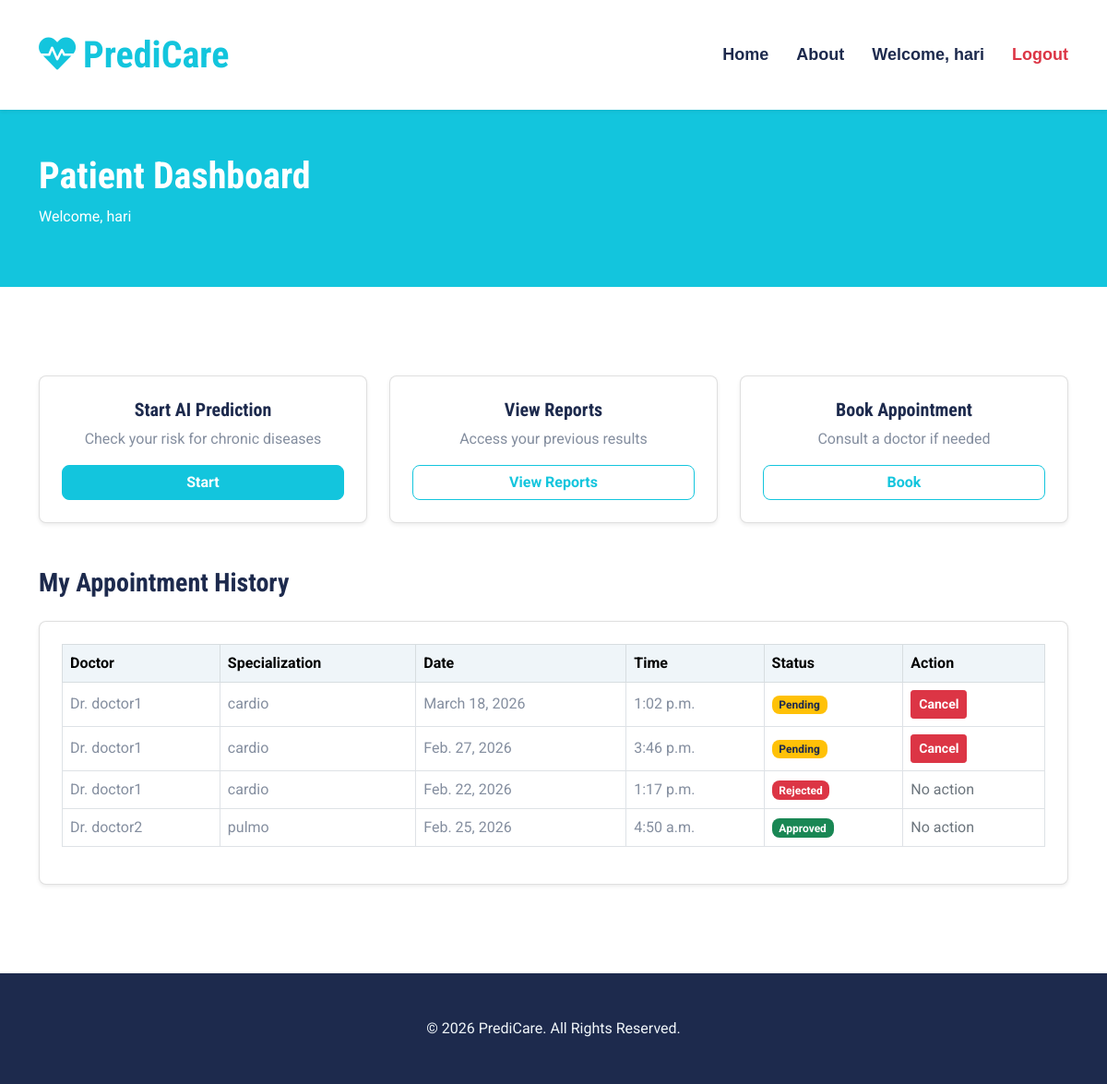
Page /user-home/ (signed in) on the committed database.
### core/models.py (models this page shows, shortened)
class Booking(models.Model):
    STATUS_CHOICES = (
        ('pending', 'Pending'),
        ('approved', 'Approved'),
        ('rejected', 'Rejected'),
    )
    patient = models.ForeignKey(User, on_delete=models.CASCADE, related_name="patient_bookings")
    doctor = models.ForeignKey(User, on_delete=models.CASCADE, related_name="doctor_bookings")
    specialization = models.CharField(max_length=50)
    date = models.DateField()
    time = models.TimeField()
    reason = models.TextField()
    status = models.CharField(max_length=20, choices=STATUS_CHOICES, default='pending')
    created_at = models.DateTimeField(auto_now_add=True)

### core/views.py (the view)
# urls.py: path('user-home/', views.user_home, name='user_home'),
@login_required
def user_home(request):
    bookings = Booking.objects.filter(patient=request.user).order_by('-created_at')
    return render(request, 'core/userhome.html', {
        'bookings': bookings
    })

### core/templates/core/userhome.html (shortened to what this page needs)
{% extends 'core/base.html' %}
{% block content %}
<div class="container-fluid bg-primary py-5 mb-5">
    <div class="container">
        <h1 class="text-white">Patient Dashboard</h1>
        <p class="text-white">Welcome, {{ request.user.first_name }}</p>
    </div>
</div>
<div class="container py-5">
    <div class="row g-4">
        <div class="col-md-4">
    <div class="card shadow-sm p-4 text-center h-100">
        <h5>Start AI Prediction</h5>
        <p>Check your risk for chronic diseases</p>
        <a href="{% url 'prediction_hub' %}" class="btn btn-primary">
            Start
        </a>
    </div>
</div>
        <div class="col-md-4">
            <div class="card shadow-sm p-4 text-center h-100">
                <h5>View Reports</h5>
                <p>Access your previous results</p>
                <a href="{% url 'view_reports' %}" class="btn btn-outline-primary">
    View Reports
</a>
            </div>
        </div>
        <div class="col-md-4">
            <div class="card shadow-sm p-4 text-center h-100">
                <h5>Book Appointment</h5>
                <p>Consult a doctor if needed</p>
                <a href="{% url 'book_appointment' %}" class="btn btn-outline-primary">
                    Book
                </a>
            </div>
        </div>
    </div>
</div>
<div class="container pb-5">
    <h3 class="mb-4">My Appointment History</h3>
    <div class="card shadow-sm p-4">
        <div class="table-responsive">
            <table class="table table-bordered align-middle">
                <thead class="table-light">
                    <tr>
                        <th>Doctor</th>
                        <th>Specialization</th>
                        <th>Date</th>
                        <th>Time</th>
                        <th>Status</th>
                        <th>Action</th>
                    </tr>
                </thead>
                <tbody>
                    {% for booking in bookings %}
                    <tr>
                        <td>Dr. {{ booking.doctor.first_name }}</td>
                        <td>{{ booking.specialization }}</td>
                        <td>{{ booking.date }}</td>
                        <td>{{ booking.time }}</td>
                        <td>
                            {% if booking.status == 'pending' %}
                                <span class="badge bg-warning text-dark">
                                    Pending
                                </span>
                            {% elif booking.status == 'approved' %}
                                <span class="badge bg-success">
                                    Approved
                                </span>
                            {% else %}
                                <span class="badge bg-danger">
                                    Rejected
                                </span>
                            {% endif %}
                        </td>
                        <td>
                            {% if booking.status == 'pending' %}
                                <a href="{% url 'cancel_booking' booking.id %}"
                                   class="btn btn-danger btn-sm">
                                    Cancel
                                </a>
                            {% else %}
                                <span class="text-muted">No action</span>
                            {% endif %}
                        </td>
                    </tr>
                    {% empty %}
                    <tr>
                        <td colspan="6" class="text-center text-muted">
                            No appointments booked yet.
                        </td>
                    </tr>
                    {% endfor %}
                </tbody>
            </table>
        </div>
    </div>
</div>
{% endblock %}

### core/templates/core/base.html (shortened to what this page needs)
{% load static %}
<!DOCTYPE html>
<html lang="en">
<head>
    <link href="https://cdnjs.cloudflare.com/ajax/libs/font-awesome/5.15.0/css/all.min.css" rel="stylesheet">
    <link href="https://cdn.jsdelivr.net/npm/bootstrap-icons@1.4.1/font/bootstrap-icons.css" rel="stylesheet">
    <link href="{% static 'core/css/bootstrap.min.css' %}" rel="stylesheet">
    <link href="{% static 'core/css/style.css' %}" rel="stylesheet">
</head>
<body>
<div class="container-fluid sticky-top bg-white shadow-sm">
    <div class="container">
        <nav class="navbar navbar-expand-lg navbar-light py-3">
            {% if user.is_authenticated %}
                {% if user.is_superuser %}
                    <a href="{% url 'admin_home' %}" class="navbar-brand">
                {% elif user.profile.role == 'doctor' %}
                    <a href="{% url 'doctor_home' %}" class="navbar-brand">
                {% else %}
                    <a href="{% url 'user_home' %}" class="navbar-brand">
                {% endif %}
            {% else %}
                <a href="{% url 'home' %}" class="navbar-brand">
            {% endif %}
                <h1 class="m-0 text-primary">
                    <i class="fa fa-heartbeat me-2"></i>PrediCare
                </h1>
            </a>
            <div class="collapse navbar-collapse" id="navbarCollapse">
                <div class="navbar-nav ms-auto">
                    <a href="{% url 'home' %}" class="nav-item nav-link">Home</a>
                    <a href="#" class="nav-item nav-link">About</a>
                    {% if user.is_authenticated %}
                        {% if user.is_superuser %}
                            <a href="{% url 'admin_home' %}" class="nav-item nav-link">
                                Welcome, {{ user.first_name|default:user.username }}
                            </a>
                        {% elif user.profile.role == 'doctor' %}
                            <a href="{% url 'doctor_home' %}" class="nav-item nav-link">
                                Welcome Dr. {{ user.first_name|default:user.username }}
                            </a>
                        {% else %}
                            <a href="{% url 'user_home' %}" class="nav-item nav-link">
                                Welcome, {{ user.first_name|default:user.username }}
                            </a>
                        {% endif %}
                        <a href="{% url 'logout' %}" class="nav-item nav-link text-danger">
                            Logout
                        </a>
                    {% endif %}
                </div>
            </div>
        </nav>
    </div>
</div>
{% block content %}
{% endblock %}
<div class="container-fluid bg-dark text-light mt-5 py-5">
    <div class="container text-center">
        <p class="mb-0">&copy; 2026 PrediCare. All Rights Reserved.</p>
    </div>
</div>
</body>
</html>

### core/static/core/css/style.css (style rules this page uses)
:root { --primary: #13C5DD; --secondary: #354F8E; --light: #EFF5F9; --dark: #1D2A4D; }
.btn { font-weight: 700; transition: .5s; }
.btn-primary { color: #FFFFFF; }
.navbar-light .navbar-nav .nav-link { font-family: 'Jost', sans-serif; position: relative; margin-left: 30px; padding: 30px 0; font-size: 18px; font-weight: 700; color: var(--dark); outline: none; transition: .5s; }
@media (min-width: 992px) { .navbar-light .navbar-nav .nav-link::before { position: absolute; content: ""; width: 0; height: 5px; bottom: 0; left: 50%; background: var(--primary); transition: .5s; } }

### rows in the picture
Booking: doctor.first_name "doctor1", specialization "cardio", date "March 18, 2026", time "1:02 p.m.", status "Pending"
Booking: doctor.first_name "doctor1", specialization "cardio", date "Feb. 27, 2026", time "3:46 p.m.", status "Pending"
Booking: doctor.first_name "doctor1", specialization "cardio", date "Feb. 22, 2026", time "1:17 p.m.", status "Rejected"
Booking: doctor.first_name "doctor2", specialization "pulmo", date "Feb. 25, 2026", time "4:50 a.m.", status "Approved"

### other values in the picture
{{ user.first_name|default:user.username }} "hari"
{{ request.user.first_name }} "hari"
